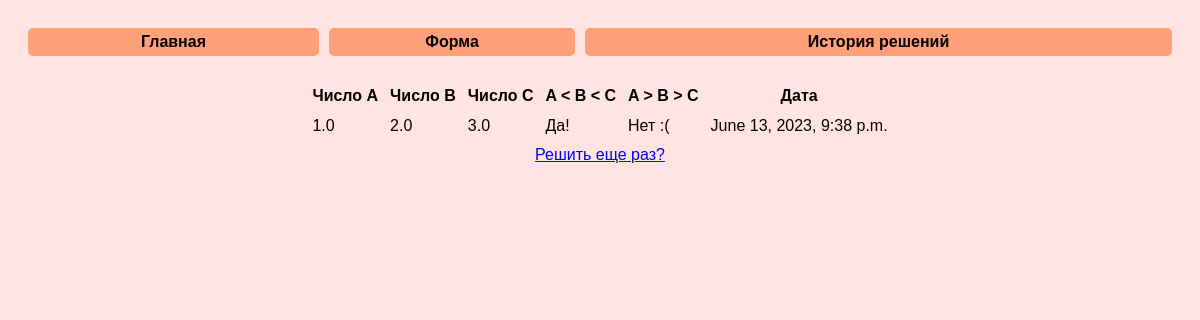
The app's page /algo/task_result/1/ with its own data.
### algo/models.py (models this page shows, shortened)
class Result(models.Model):
    task = models.OneToOneField(
        Task,
        on_delete=models.CASCADE,
        primary_key=True,
    )
    is_increasing = models.BooleanField()
    is_decreasing = models.BooleanField()

class Task(models.Model):
    a = models.FloatField()
    b = models.FloatField()
    c = models.FloatField()
    timestamp = models.DateTimeField(auto_now=True)

### algo/views.py (the view)
# urls.py: path("task_result/<int:pk>/", views.ResultView.as_view(), name="task_result"),
class ResultView(generic.DetailView):
    model = Result
    template_name = "algo/task_result.html"
    context_object_name = "task_result"

### algo/templates/algo/task_result.html
{% extends "algo/menu.html" %} {% load static %} {% block content %}
<center>
    <table class="table table-bordered">
        <thead>
            <tr>
                <th scope="col">Число A</th>
                <th scope="col">Число B</th>
                <th scope="col">Число C</th>
                <th scope="col">A < B < C</th>
                <th scope="col">A > B > C</th>
                <th scope="col">Дата</th>
            </tr>
        </thead>
        <tbody style="border-top: 0px;">
            <tr>
                <td>{{ task_result.task.a }}</td>
                <td>{{ task_result.task.b }}</td>
                <td>{{ task_result.task.c }}</td>
                <td>{% if task_result.is_increasing %}Да!{% else %}Нет :({% endif %}</td>
                <td>{% if task_result.is_decreasing %}Да!{% else %}Нет :({% endif %}</td>
                <td>{{ task_result.task.timestamp }}</td>
            </tr>
        </tbody>
    </table>
    <a href="{% url 'algo:task' %}">Решить еще раз?</a>
</center>
{% endblock content %}

### algo/static/algo/css/navigation.css (style rules this page uses)
body { background: #FFE4E1; font-family: "Comic Sans MS", cursive, sans-serif; }
table { border-spacing: 10px; }

### records on screen
Result: task.a "1.0", task.b "2.0", task.c "3.0", task.timestamp "June 13, 2023, 9:38 p.m."
